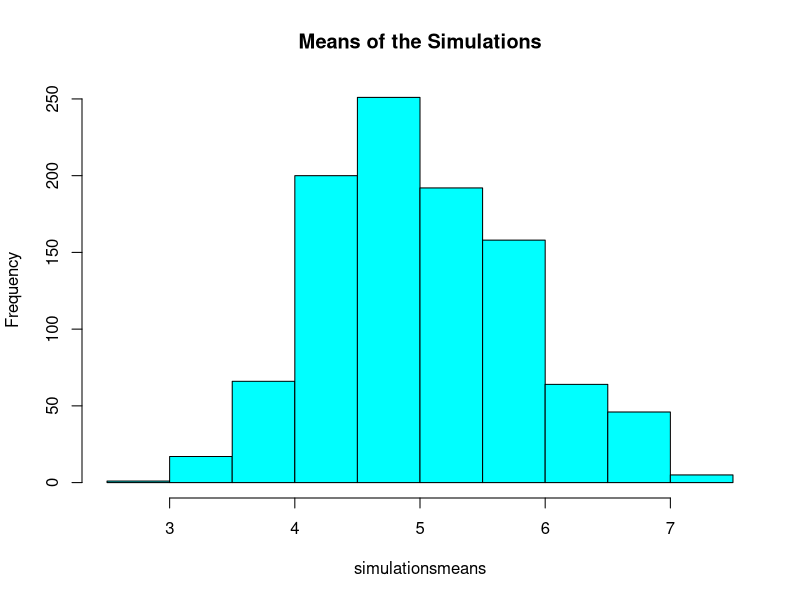
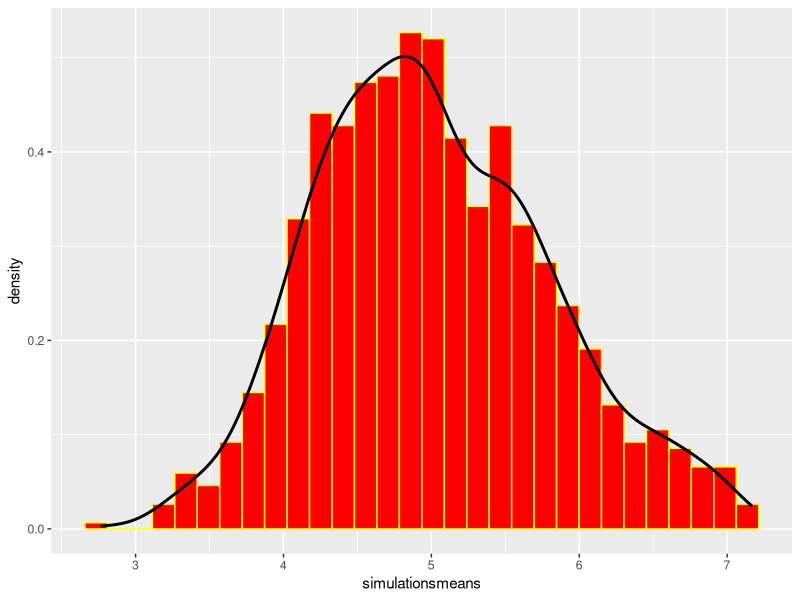

Recreate these plots in R, in order.
## ---- chunk 1
library(ggplot2)
## ---- chunk 2
set.seed(109759)
lambda <- .2
n <- 40
samples <- 1000
## ---- chunk 3
echo = TRUE
## ---- chunk 4
simulations <- matrix(rexp(n * samples, lambda), samples, n)
simulationsmeans <- rowMeans(simulations)
## ---- chunk 5
hist(main = "Means of the Simulations", simulationsmeans, col = "cyan")
## ---- chunk 6
MEAN <- mean(simulationsmeans)

MEAN
## ---- chunk 7
THEOMEAN <- lambda^-1

THEOMEAN
## ---- chunk 8
MEAN - THEOMEAN
## ---- chunk 9
VARMEAN <- var(simulationsmeans)

VARMEAN
## ---- chunk 10
VARTHEO <- (lambda * sqrt(n))^-2

VARTHEO
## ---- chunk 11
VARMEAN - VARTHEO
## ---- chunk 12
plotdata <- data.frame(simulationsmeans);

m <- ggplot(plotdata, aes(x =simulationsmeans))

m <- m + geom_histogram(aes(y=..density..), colour="yellow",
      fill = "red")

m + geom_density(colour="black", size=1);   
